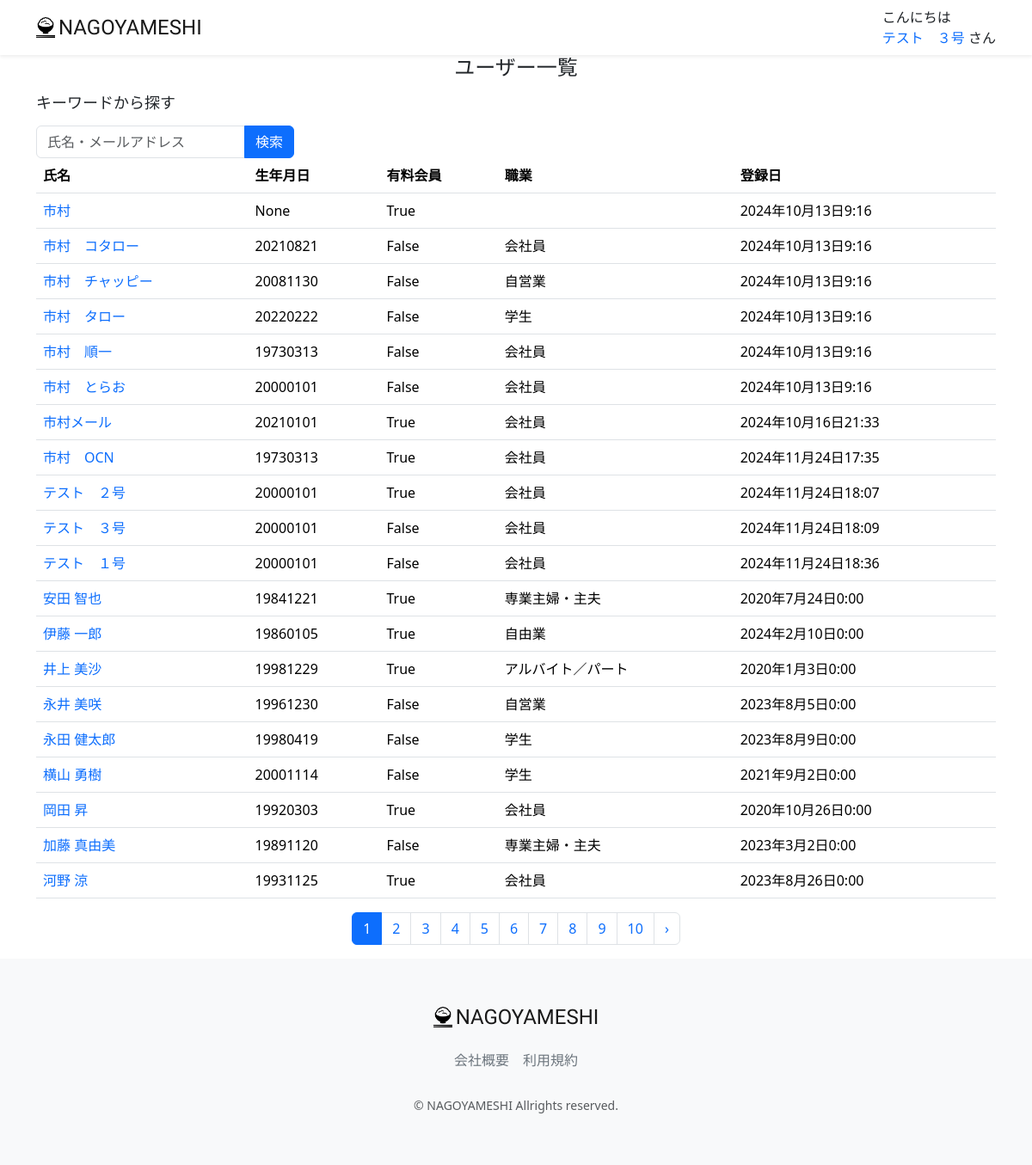
/accounts/user-list/ (signed in), run on the app's committed database.
### accounts/models.py (models this page shows, shortened)
class CustomUser(AbstractUser):
    GENDER_TYPES = (
        ("男性","男性"),
        ("女性","女性"),
        ("未回答","未回答"),
    )
    user_name_kanji = models.CharField("名前" ,max_length=20, blank=False, null=False)
    user_name_kana = models.CharField("ふりがな" ,max_length=50, blank=False, null=False)
    birthday = models.CharField("生年月日" , max_length=20, null=True, blank=True)
    gender = models.CharField("性別", max_length=50, choices=GENDER_TYPES, blank=True)
    job = models.ForeignKey(Job, on_delete=models.PROTECT, blank=True, null=True)
    is_subscribed = models.BooleanField(default=False, verbose_name="有料会員")
    card_name = models.CharField(max_length=128, null=True, blank=True, verbose_name="カード名義")
    card_number = models.CharField(max_length=128, null=True, blank=True, verbose_name="カード番号")
    regist_date = models.DateTimeField(default=timezone.now)
    created_day = models.DateTimeField("登録日", default=datetime.datetime.now, null=True, blank=True)
    updated_day = models.DateTimeField("更新日", default=datetime.datetime.now, null=True, blank=True)
    deleted_day = models.DateTimeField("削除日", null=True, blank=True)
    class Meta:
        verbose_name_plural = "CustomUser"

class Job(models.Model):
    name = models.CharField(max_length=200)

### accounts/views.py (the view)
# urls.py: path("user-list/", views.UserListView.as_view(), name="user_list"),
class UserListView(mixins.OnlyStuffUserMixin, generic.ListView):
    model = models.CustomUser
    template_name = 'admin/user_list.html'
    paginate_by = 20
    def get_queryset(self):
        keyword = self.request.GET.get('keyword')
        button_type = self.request.GET.get('button_type')
        keyword = keyword if keyword is not None else ''
        if button_type == 'keyword':
            self.request.session['keyword_session'] = keyword
        keyword_session = self.request.session.get('keyword_session')
        if keyword_session is not None:
            queryset = models.CustomUser.objects.filter(Q(user_name_kanji__icontains=keyword_session) | Q(user_name_kana__icontains=keyword_session) | Q(username__contains=keyword_session)).order_by('id')
        else:
            queryset = models.CustomUser.objects.all().order_by('id')
        return queryset
    def get_context_data(self, **kwargs):
        context = super(UserListView, self).get_context_data(**kwargs)
        return context

### accounts/mixins.py (called while the page is built)
    def test_func(self):
        return self.request.user.is_staff

### restaurant/templatetags/custom_tag.py (called while the page is built)
@register.filter
def honor(val):
    return 'さん'

@register.filter
def greet(val):
    greeting = 'ようこそ'
    now = datetime.datetime.now()
    if now.hour <= 8:
        greeting = 'おはようございます'
    elif now.hour <= 18:
        greeting = 'こんにちは'
    else:
        greeting = 'こんばんは'
    return f'{greeting}'

### accounts/templates/admin/user_list.html (shortened to what this page needs)
{% extends "layout/base.html" %}
{% load static %}
{% block content %}
<main>
    <h1 class="mb-3 text-center">ユーザー一覧</h1>
    <div class="container nagoyameshi-container">
        <h3 class="mb-3">キーワードから探す</h3>
        <form method="GET" action="{% url 'user_list' %}"class="user-search-box">
            <div class="input-group">
                <input type="text" class="form-control" placeholder="氏名・メールアドレス" name="keyword">
                <button type="submit" class="btn btn-primary text-whiteshadow-sm">検索</button>
            </div>
        </form>
    </div>
    <div class="container nagoyameshi-container">
        <table class="table">
            <thead>
                <tr>
                    <th scope="col">氏名</th>
                    <th scope="col">生年月日</th>
                    <th scope="col">有料会員</th>
                    <th scope="col">職業</th>
                    <th scope="col">登録日</th>
                </tr>
            </thead>
            <tbody>
                {% for user in object_list %}
                        <tr>
                            <td>
                                <a href="{% url 'user_update' user.id %}">
                                    {{ user.user_name_kanji}}
                                </a>
                            </td>
                            <td>{{ user.birthday }} </td>
                            <td>{{ user.is_subscribed }}</td>
                            <td>{{ user.job.name}}</td>
                            <td>{{ user.created_day}}</td>
                        </tr>
                {% endfor %}
            </tbody>
        </table>
    </div>
    {% if is_paginated %}
        <div class="d-flex justify-content-center">
            <nav>
                <ul class="pagination">
                    {% for page_num in page_obj.paginator.page_range %}
                        {% if page_obj.number == page_num %}
                            <li class="page-item active" aria-current="page">
                                <span class="page-link">
                                    {{page_num }}
                                </span>
                            </li>
                        {% else %}
                            <li class="page-item">
                                <a class="page-link" href="?page={{ page_num }}">{{ page_num }}</a>
                            </li>
                        {% endif %}
                    {% endfor %}
                    {% if page_obj.has_next %}
                        <li class="page-item">
                            <a class="page-link" href="?page={{page_obj.next_page_number }}" rel="next" aria-label="次 &raquo;">
                                &rsaquo;
                            </a>
                        </li>
                    {% endif %}
                </ul>
            </nav>
        </div>
    {% endif %}
</main>
{% endblock %}

### restaurant/templates/layout/base.html (shortened to what this page needs)
{% load static %}
{% load custom_tag %}
<!DOCTYPE html>
<html lang="ja">
    <head>
        <link href="https://cdn.jsdelivr.net/npm/bootstrap@5.3.3/dist/css/bootstrap.min.css" rel="stylesheet">
        <link href="{% static 'css/nagoyameshi.css' %}" rel="stylesheet">
    </head>
    <body>
        <div id="app" class="wrapper">
            <nav class="navbar navbar-expand-md navbar-light bg-white shadow-sm">
                <div class="container nagoyameshi-container">
                    <a class="navbar-brand app-name" href="{% url 'top_page' %}">
                    <div class="d-flex align-items-center">
                        <img class="nagoyameshi-logo me-1" src="{% static 'images/logo/logo.png' %}" alt="nagoyameshi">NAGOYAMESHI
                    </div>
                    </a>
                    <div class="collapse navbar-collapse" id="navbarSupportedContent">
                        <ul class="navbar-nav ms-auto">
                            {% if user.is_staff %}
                            <li class="nav-item dropdown">
                                {{user.user_name_kanji|greet}}
                                <br>
                                <a id="navbarDropdown" class="nav-linkdropdown-toggle" href="#" role="button" data-bs-toggle="dropdown" aria-haspopup="true" aria-expanded="false" v-pre>
                                    {{ user.user_name_kanji}}
                                </a>
                                {{user.user_name_kanji|honor}}
                            </li>
                            {% endif %}
                        </ul>
                    </div>
                </div>
            </nav>
            {% block content %}{% endblock %}
            <footer class="bg-light">
                <div class="d-flex justify-content-center footer-logo">
                    <a class="navbar-brand app-name" href="{% url 'top_page' %}">
                        <div class="d-flex align-items-center">
                            <img class="nagoyameshi-logo me-1" src="{% static 'images/logo/logo.png' %}" alt="nagoyameshi">
                               NAGOYAMESHI
                        </div>
                    </a>
                </div>
                <div class="d-flex justify-content-center footer-link">
                    <a href="{% url 'company_page' %}" class="link-secondary me-3">会社概要</a>
                    <a href="{% url 'terms_page' %}" class="link-secondary">利用規約</a>
                </div>
                <p class="text-center text-muted small mb-0">&copy; NAGOYAMESHI Allrights reserved.</p>
            </footer>
        </div>
    </body>
</html>

### static/css/nagoyameshi.css (style rules this page uses)
.wrapper { min-height: 100vh; position: relative; padding-bottom: 240px; box-sizing: border-box; }
.nagoyameshi-logo { height: 24px; }
.app-name { font-family: 'Carter One', cursive; font-size: 24px; color: #191919; }
footer { width: 100%; height: 240px; position: absolute; bottom: 0; padding: 50px 15px; }
.footer-logo { margin-bottom: 20px; }
.footer-link { margin-bottom: 30px; }
h1 { font-size: 1.5rem; }
h3 { font-size: 1.125rem; }
.user-search-box { max-width: 300px; }
a { text-decoration: none !important; }

### data on the page
CustomUser: user_name_kanji|greet "こんにちは", user_name_kanji "テスト ３号", user_name_kanji|honor "さん", birthday "20000101", is_subscribed "False", job.name "会社員", created_day "2024年11月24日18:09"
CustomUser: user_name_kanji "市村", birthday "None", is_subscribed "True", created_day "2024年10月13日9:16"
CustomUser: user_name_kanji "市村 コタロー", birthday "20210821", is_subscribed "False", job.name "会社員", created_day "2024年10月13日9:16"
CustomUser: user_name_kanji "市村 チャッピー", birthday "20081130", is_subscribed "False", job.name "自営業", created_day "2024年10月13日9:16"
CustomUser: user_name_kanji "市村 タロー", birthday "20220222", is_subscribed "False", job.name "学生", created_day "2024年10月13日9:16"
CustomUser: user_name_kanji "市村 順一", birthday "19730313", is_subscribed "False", job.name "会社員", created_day "2024年10月13日9:16"
CustomUser: user_name_kanji "市村 とらお", birthday "20000101", is_subscribed "False", job.name "会社員", created_day "2024年10月13日9:16"
CustomUser: user_name_kanji "市村メール", birthday "20210101", is_subscribed "True", job.name "会社員", created_day "2024年10月16日21:33"
CustomUser: user_name_kanji "市村 OCN", birthday "19730313", is_subscribed "True", job.name "会社員", created_day "2024年11月24日17:35"
CustomUser: user_name_kanji "テスト ２号", birthday "20000101", is_subscribed "True", job.name "会社員", created_day "2024年11月24日18:07"
CustomUser: user_name_kanji "テスト １号", birthday "20000101", is_subscribed "False", job.name "会社員", created_day "2024年11月24日18:36"
CustomUser: user_name_kanji "安田 智也", birthday "19841221", is_subscribed "True", job.name "専業主婦・主夫", created_day "2020年7月24日0:00"
CustomUser: user_name_kanji "伊藤 一郎", birthday "19860105", is_subscribed "True", job.name "自由業", created_day "2024年2月10日0:00"
CustomUser: user_name_kanji "井上 美沙", birthday "19981229", is_subscribed "True", job.name "アルバイト／パート", created_day "2020年1月3日0:00"
CustomUser: user_name_kanji "永井 美咲", birthday "19961230", is_subscribed "False", job.name "自営業", created_day "2023年8月5日0:00"
CustomUser: user_name_kanji "永田 健太郎", birthday "19980419", is_subscribed "False", job.name "学生", created_day "2023年8月9日0:00"
CustomUser: user_name_kanji "横山 勇樹", birthday "20001114", is_subscribed "False", job.name "学生", created_day "2021年9月2日0:00"
CustomUser: user_name_kanji "岡田 昇", birthday "19920303", is_subscribed "True", job.name "会社員", created_day "2020年10月26日0:00"
CustomUser: user_name_kanji "加藤 真由美", birthday "19891120", is_subscribed "False", job.name "専業主婦・主夫", created_day "2023年3月2日0:00"
CustomUser: user_name_kanji "河野 涼", birthday "19931125", is_subscribed "True", job.name "会社員", created_day "2023年8月26日0:00"

### other printed values
{{ page_num }} "1"
{{ page_num }} "2" "3" "4" "5" "6" "7" "8" "9" "10"
